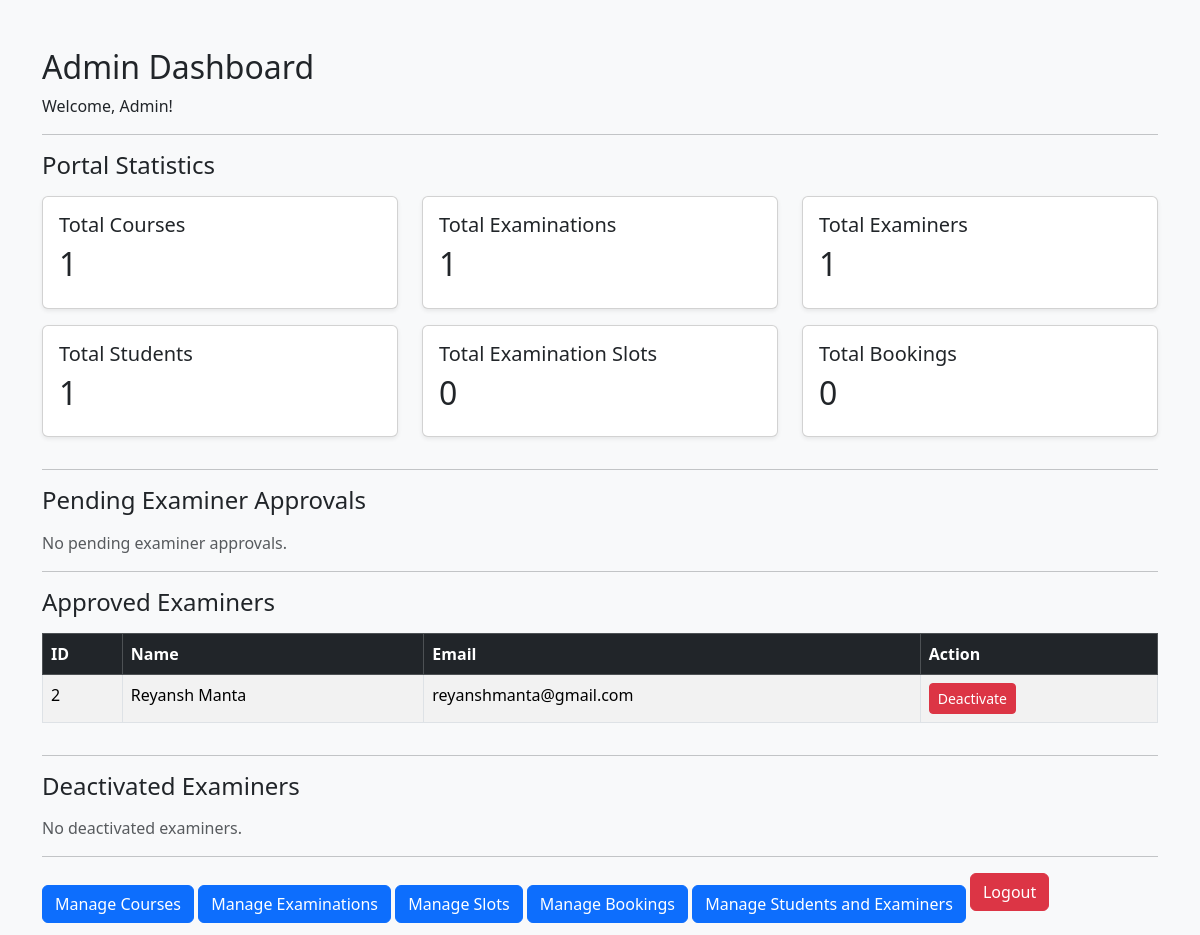
Screenshot of /admin_dashboard (signed in) with the database file from the repository.
### models.py (models this page shows, shortened)
class User(db.Model):
    id = db.Column(db.Integer, primary_key=True)
    name = db.Column(db.String(100), nullable=False)
    email = db.Column(db.String(100), unique=True, nullable=False)
    password_hash = db.Column(db.String(200), nullable=False)
    role = db.Column(db.String(20), nullable=False)
    is_approved = db.Column(db.Boolean, default=False)
    is_active = db.Column(db.Boolean, default=True)

### app.py (the view)
@app.route("/admin_dashboard")
@role_required("Admin")
def admin_dashboard():
    total_courses = Course.query.count()
    total_examinations = Examination.query.count()
    total_examiners = User.query.filter_by(role="Examiner").count()
    total_students = User.query.filter_by(role="Student").count()
    total_slots = ExaminationSlot.query.count()
    total_bookings = Booking.query.count()
    pending_examiners = User.query.filter_by(
        role="Examiner",
        is_approved=False
    ).all()
    approved_examiners = User.query.filter_by(
        role="Examiner",
        is_approved=True,
        is_active=True
    ).all()
    inactive_examiners = User.query.filter_by(
        role="Examiner",
        is_active=False
    ).all()
    return render_template(
        "admin_dashboard.html",
        total_courses=total_courses,
        total_examinations=total_examinations,
        total_examiners=total_examiners,
        total_students=total_students,
        total_slots=total_slots,
        total_bookings=total_bookings,
        pending_examiners=pending_examiners,
        approved_examiners=approved_examiners,
        inactive_examiners=inactive_examiners
    )

### app.py (called while the page is built)
def role_required(required_role):
    def decorator(function):
        @wraps(function)
        def wrapper(*args, **kwargs):
            if "user_id" not in session:
                return redirect(url_for("login"))
            user = User.query.get(session["user_id"])
            if not user.is_active:
                session.clear()
                return redirect(url_for("login"))
            if user is None:
                session.clear()
                return redirect(url_for("login"))
            if user.role != required_role:
                abort(403)
            if user.role == "Examiner" and not user.is_approved:
                session.clear()
                return redirect(url_for("login"))
            return function(*args, **kwargs)
        return wrapper
    return decorator

### templates/admin_dashboard.html (shortened to what this page needs)
<!DOCTYPE html>
<html>
<head>
    <link href="https://cdn.jsdelivr.net/npm/bootstrap@5.3.3/dist/css/bootstrap.min.css"
          rel="stylesheet">
</head>
<body class="bg-light">
<div class="container mt-5">
    <h2>Admin Dashboard</h2>
    <p>Welcome, {{ session["user_name"] }}!</p>
    <hr>
    <h4 class="mb-3">Portal Statistics</h4>
    <div class="row">
        <div class="col-md-4 mb-3">
            <div class="card p-3 shadow-sm">
                <h5>Total Courses</h5>
                <h2>{{ total_courses }}</h2>
            </div>
        </div>
        <div class="col-md-4 mb-3">
            <div class="card p-3 shadow-sm">
                <h5>Total Examinations</h5>
                <h2>{{ total_examinations }}</h2>
            </div>
        </div>
        <div class="col-md-4 mb-3">
            <div class="card p-3 shadow-sm">
                <h5>Total Examiners</h5>
                <h2>{{ total_examiners }}</h2>
            </div>
        </div>
        <div class="col-md-4 mb-3">
            <div class="card p-3 shadow-sm">
                <h5>Total Students</h5>
                <h2>{{ total_students }}</h2>
            </div>
        </div>
        <div class="col-md-4 mb-3">
            <div class="card p-3 shadow-sm">
                <h5>Total Examination Slots</h5>
                <h2>{{ total_slots }}</h2>
            </div>
        </div>
        <div class="col-md-4 mb-3">
            <div class="card p-3 shadow-sm">
                <h5>Total Bookings</h5>
                <h2>{{ total_bookings }}</h2>
            </div>
        </div>
    </div>
    <hr>
    <h4 class="mb-3">Pending Examiner Approvals</h4>
    {% if pending_examiners %}
    <div class="table-responsive">
        <table class="table table-bordered table-striped">
            <thead class="table-dark">
                <tr>
                    <th>ID</th>
                    <th>Name</th>
                    <th>Email</th>
                    <th>Action</th>
                </tr>
            </thead>
            <tbody>
                {% for examiner in pending_examiners %}
                <tr>
                    <td>{{ examiner.id }}</td>
                    <td>{{ examiner.name }}</td>
                    <td>{{ examiner.email }}</td>
                    <td>
                        <form method="POST"
                              action="{{ url_for('approve_examiner', user_id=examiner.id) }}">
                            <button type="submit"
                                    class="btn btn-success btn-sm">
                                Approve
                            </button>
                        </form>
                    </td>
                </tr>
                {% endfor %}
            </tbody>
        </table>
    </div>
    {% else %}
    <p class="text-muted">No pending examiner approvals.</p>
    {% endif %}
    <hr>
    <h4 class="mb-3">Approved Examiners</h4>
    {% if approved_examiners %}
    <div class="table-responsive">
        <table class="table table-bordered table-striped">
            <thead class="table-dark">
                <tr>
                    <th>ID</th>
                    <th>Name</th>
                    <th>Email</th>
                    <th>Action</th>
                </tr>
            </thead>
            <tbody>
                {% for examiner in approved_examiners %}
                <tr>
                    <td>{{ examiner.id }}</td>
                    <td>{{ examiner.name }}</td>
                    <td>{{ examiner.email }}</td>
                    <td>
                        <form method="POST"
                              action="{{ url_for('deactivate_examiner', user_id=examiner.id) }}">
                            <button type="submit"
                                    class="btn btn-danger btn-sm">
                                Deactivate
                            </button>
                        </form>
                    </td>
                </tr>
                {% endfor %}
            </tbody>
        </table>
    </div>
    {% else %}
    <p class="text-muted">No approved active examiners.</p>
    {% endif %}
    <hr>
    <h4 class="mb-3">Deactivated Examiners</h4>
    {% if inactive_examiners %}
    <div class="table-responsive">
        <table class="table table-bordered table-striped">
            <thead class="table-dark">
                <tr>
                    <th>ID</th>
                    <th>Name</th>
                    <th>Email</th>
                    <th>Action</th>
                </tr>
            </thead>
            <tbody>
                {% for examiner in inactive_examiners %}
                <tr>
                    <td>{{ examiner.id }}</td>
                    <td>{{ examiner.name }}</td>
                    <td>{{ examiner.email }}</td>
                    <td>
                        <form method="POST"
                              action="{{ url_for('reactivate_examiner', user_id=examiner.id) }}">
                            <button type="submit"
                                    class="btn btn-primary btn-sm">
                                Reactivate
                            </button>
                        </form>
                    </td>
                </tr>
                {% endfor %}
            </tbody>
        </table>
    </div>
    {% else %}
    <p class="text-muted">No deactivated examiners.</p>
    {% endif %}
    <hr>
    <a href="{{ url_for('courses') }}" class="btn btn-primary">
    Manage Courses
    </a>
    <a href="{{ url_for('examinations') }}" class="btn btn-primary">
    Manage Examinations
    </a>
    <a href="{{ url_for('admin_slots') }}"
    class="btn btn-primary">
        Manage Slots
    </a>
    <a href="{{ url_for('admin_bookings') }}"
    class="btn btn-primary">
        Manage Bookings
    </a>
    <a href="{{ url_for('admin_users') }}"
    class="btn btn-primary">
        Manage Students and Examiners
    </a>
    <a href="{{ url_for('logout') }}" class="btn btn-danger mb-4">
        Logout
    </a>
</div>
</body>
</html>

### rows the page displays
User: id "2", name "Reyansh Manta", email "reyanshmanta@gmail.com"

### other values shown
{{ session["user_name"] }} "Admin"
{{ total_courses }} "1"
{{ total_examinations }} "1"
{{ total_examiners }} "1"
{{ total_students }} "1"
{{ total_slots }} "0"
{{ total_bookings }} "0"
